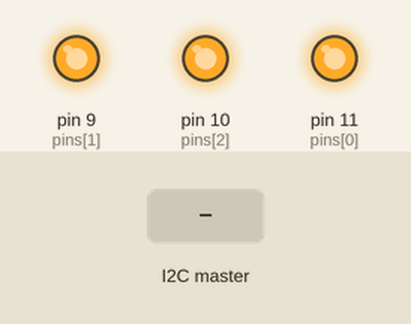
Simulated run of this sketch. Board: Arduino Uno, built with avr-gcc and run on an emulated ATmega328P. Parts: output pins drawn as LEDs (lit = HIGH). Inputs (shaded band) come from the test bench.

Above: at 1.2 s.
1.3 s: the I2C master sends the byte 90
At 2.3 s:
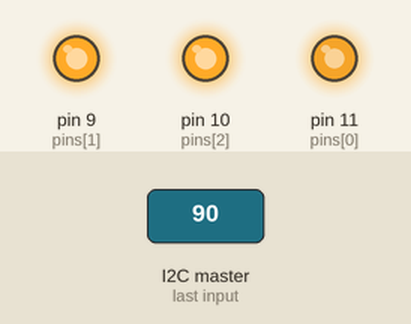
2.8 s: the I2C master sends the byte 1
At 7.85 s:
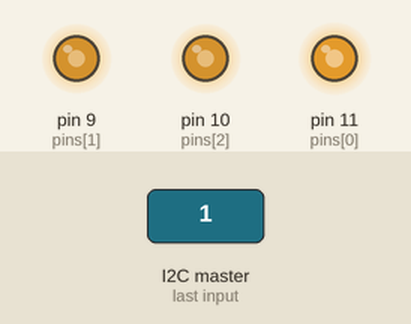
Timing chart, 0 to 12.0 s (numbered marks = the images above; inputs shaded):
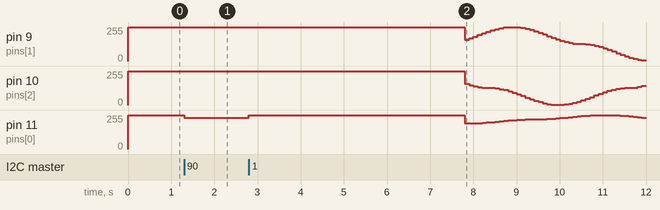

The sketch:

rgb-i2c.ino
```cpp
/** @file
 *
 * Contains the low-level hardware machinery for our basic controls test.
 *
 *
 */
#include <Arduino.h>
#include <stdint.h>
#include <stddef.h>
#include <Wire.h>

/** These are the PWM pins to which the red, green, and blue cathodes of the RGB
 *  LED are connected.  */
uint8_t pins[] = { 11, 9, 10 };	/* r, g, b */


/** I2C slave address. */
#define I2C_ADDRESS 3


/** Values of a cos(x) for 0 < x < pi/2, scaled to eight-bit integer output.
 * The resulting full range (-255 to 255) of `cos` would require a 9-bit value,
 * hence the `cos9` tag.
 *
 * Generated in Ruby's `irb` with: l=512; o=[]; (0...l).each { |i| o << (Math.cos(i * (Math::PI/(2*(l-1)))) * 255).round }
 */
static uint8_t cos9_values[] = { 255, 254, 254, 254, 254, 254, 254, 254, 254, 254, 254, 254, 254, 254, 254, 254, 254, 254, 254, 254, 254, 253, 253, 253, 253, 253, 253, 253, 253, 252, 252, 252, 252, 252, 252, 252, 251, 251, 251, 251, 251, 250, 250, 250, 250, 250, 249, 249, 249, 249, 249, 248, 248, 248, 248, 247, 247, 247, 247, 246, 246, 246, 245, 245, 245, 244, 244, 244, 244, 243, 243, 243, 242, 242, 242, 241, 241, 241, 240, 240, 239, 239, 239, 238, 238, 238, 237, 237, 236, 236, 236, 235, 235, 234, 234, 233, 233, 233, 232, 232, 231, 231, 230, 230, 229, 229, 228, 228, 228, 227, 227, 226, 226, 225, 225, 224, 224, 223, 223, 222, 221, 221, 220, 220, 219, 219, 218, 218, 217, 217, 216, 215, 215, 214, 214, 213, 213, 212, 211, 211, 210, 210, 209, 208, 208, 207, 207, 206, 205, 205, 204, 204, 203, 202, 202, 201, 200, 200, 199, 198, 198, 197, 197, 196, 195, 195, 194, 193, 193, 192, 191, 191, 190, 189, 188, 188, 187, 186, 186, 185, 184, 184, 183, 182, 182, 181, 180, 179, 179, 178, 177, 177, 176, 175, 174, 174, 173, 172, 171, 171, 170, 169, 168, 168, 167, 166, 166, 165, 164, 163, 163, 162, 161, 160, 159, 159, 158, 157, 156, 156, 155, 154, 153, 153, 152, 151, 150, 150, 149, 148, 147, 146, 146, 145, 144, 143, 143, 142, 141, 140, 139, 139, 138, 137, 136, 136, 135, 134, 133, 132, 132, 131, 130, 129, 129, 128, 127, 126, 125, 125, 124, 123, 122, 122, 121, 120, 119, 118, 118, 117, 116, 115, 115, 114, 113, 112, 111, 111, 110, 109, 108, 108, 107, 106, 105, 104, 104, 103, 102, 101, 101, 100, 99, 98, 98, 97, 96, 95, 95, 94, 93, 92, 91, 91, 90, 89, 88, 88, 87, 86, 86, 85, 84, 83, 83, 82, 81, 80, 80, 79, 78, 77, 77, 76, 75, 75, 74, 73, 72, 72, 71, 70, 70, 69, 68, 68, 67, 66, 66, 65, 64, 63, 63, 62, 61, 61, 60, 59, 59, 58, 57, 57, 56, 56, 55, 54, 54, 53, 52, 52, 51, 50, 50, 49, 49, 48, 47, 47, 46, 46, 45, 44, 44, 43, 43, 42, 41, 41, 40, 40, 39, 39, 38, 37, 37, 36, 36, 35, 35, 34, 34, 33, 33, 32, 31, 31, 30, 30, 29, 29, 28, 28, 27, 27, 26, 26, 26, 25, 25, 24, 24, 23, 23, 22, 22, 21, 21, 21, 20, 20, 19, 19, 18, 18, 18, 17, 17, 16, 16, 16, 15, 15, 15, 14, 14, 13, 13, 13, 12, 12, 12, 11, 11, 11, 10, 10, 10, 10, 9, 9, 9, 8, 8, 8, 7, 7, 7, 7, 6, 6, 6, 6, 5, 5, 5, 5, 5, 4, 4, 4, 4, 4, 3, 3, 3, 3, 3, 2, 2, 2, 2, 2, 2, 2, 1, 1, 1, 1, 1, 1, 1, 1, 0, 0, 0, 0, 0, 0, 0, 0, 0, 0, 0, 0, 0, 0, 0, 0, 0, 0, 0, 0 };

#define NUM_VALUES (sizeof(cos9_values)/sizeof(cos9_values[0]))
#define I_PI_2 NUM_VALUES
#define I_PI (2*NUM_VALUES)

/** Fetch the 9-bit `cos` value at the given integer theta value.
 *
 * @param t Theta value in "integer radians", where pi is equivalent to the
 *     constant I_PI.
 *
 * @return the integer value of `cos(t)` in the range [-255, 255].
 */
static int16_t
cos9(size_t t)
{
  t = t % (2 * I_PI);
  if ( t < I_PI_2 )
    return cos9_values[t];
  else if ( t < I_PI )
    return -cos9(I_PI - t - 1);
  else
    return cos9(I_PI - t % I_PI - 1);
}

/** Sets the output channels by hue angle.  Used in idle mode.
 */
static void
setChannelsByHue(uint16_t theta, uint8_t values[])
{
  values[0] = (uint8_t) (127 + cos9(theta) / 2);
  values[1] = (uint8_t) (127 + cos9(theta + (2 * I_PI / 3)) / 2);
  values[2] = (uint8_t) (127 + cos9(theta + (4 * I_PI / 3)) / 2);
}

/** Set the PWM output (at the pins in `pins`) to the given values.
 *
 *  Since the RGB LEDs I'm familiar with are common-anode (meaning each channel
 *  turns on when the pin connected to its cathod is _low_), we `analogWrite`
 *  with 255 _minus_ the given pin value;
 */
static void
update(uint8_t* values)
{
 /* red is really bright, so for red we divide by 4. */
  for ( uint8_t i = 0; i < sizeof(pins) / sizeof(uint8_t); ++i )
    analogWrite(pins[i], 255 - (i == 0 ? values[i] / 4 : values[i]));
}

/* Delays and stuff.  */
/** Time (in milliseconds) after receiving I2C data before we revert to cycling the color.  */
#define CYCLE_DELAY 5000

/** Duration (in milliseconds) to sleep after each LED update. */
#define UPDATE_DELAY 100

/** Amount to change the hue at each step in cycle mode. */
#define HUE_INCREMENT (I_PI/32)


/** Value of `millis()` at which we last received an I2C transmission. */
static size_t last_receive;

/** Input values. */
static uint8_t inputs[3];

/** Hue-angle counter for idle mode. */
static uint16_t theta;


/** Receive handler for I2C.  Reads multiples of three bytes, and sets the LED's
 * R/G/B channels to those values.
 *
 * @param @ignored Arduino's `Wire` library provides many ways to overspecify
 *     things.
 */
void
on_i2c_receive(int)
{
  last_receive = millis();

  for ( uint8_t i = 0; Wire.available(); ++i )
    inputs[i % (sizeof(inputs)/sizeof(inputs[0]))] = Wire.read();
}

void setup()
{
  Wire.begin(I2C_ADDRESS);
  Wire.onReceive(on_i2c_receive);

  last_receive = millis();
  inputs[0] = inputs[1] = inputs[2] = 0;
  theta = 0;

  pinMode(9, OUTPUT);
  pinMode(10, OUTPUT);
  pinMode(11, OUTPUT);

  digitalWrite(9, HIGH);
  digitalWrite(10, HIGH);
  digitalWrite(11, HIGH);
}

void
loop()
{
  if ( millis() - last_receive > CYCLE_DELAY )
    {
      setChannelsByHue(theta, inputs);
      theta += HUE_INCREMENT;
      if ( theta > 2 * I_PI )
        theta = 0;
    }

  update(inputs);

  delay(UPDATE_DELAY);
}
```

Measured:
- after the input at 1.3 s, pin 11 (pins[0]): 255/255 → 233/255 at once
